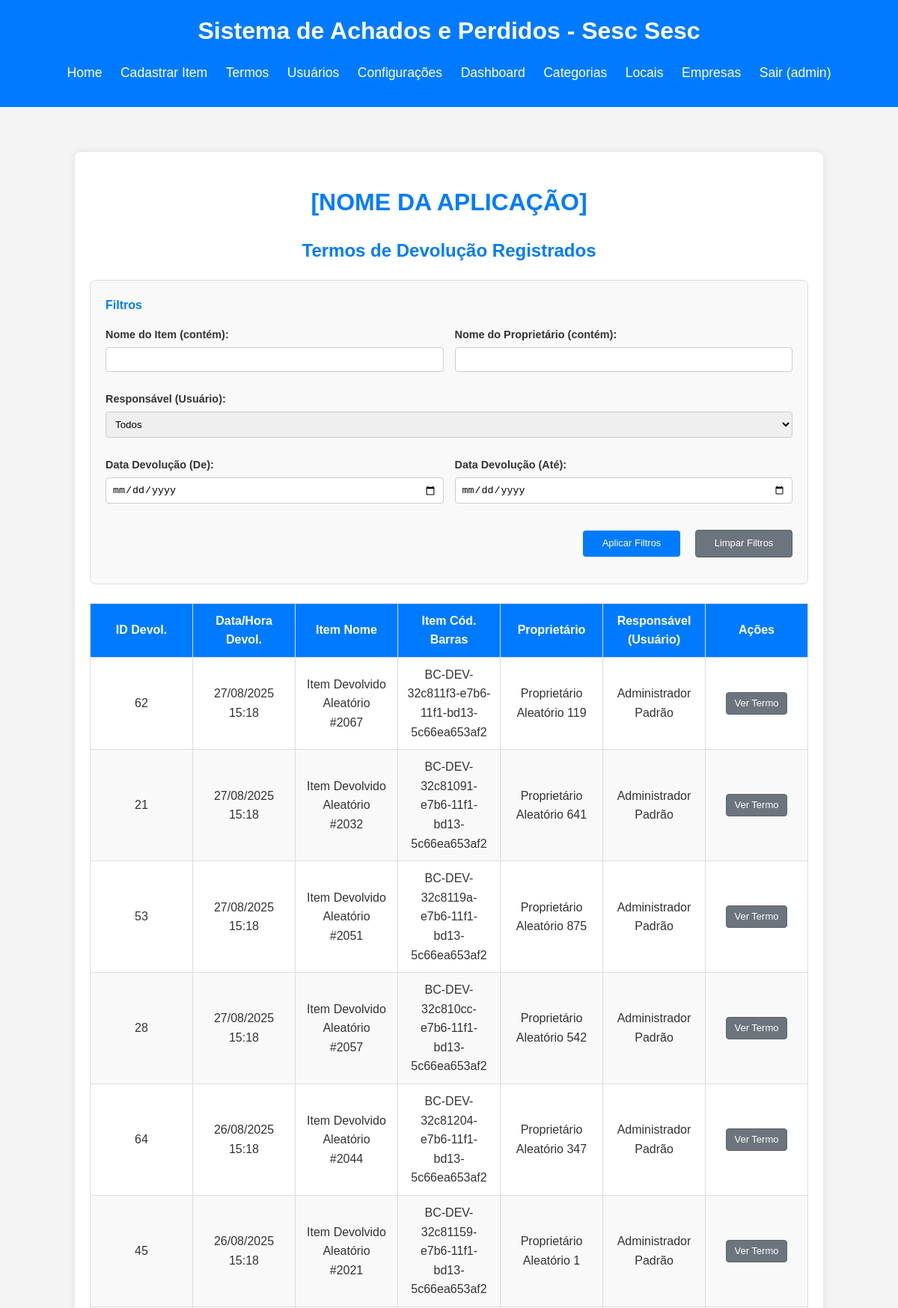
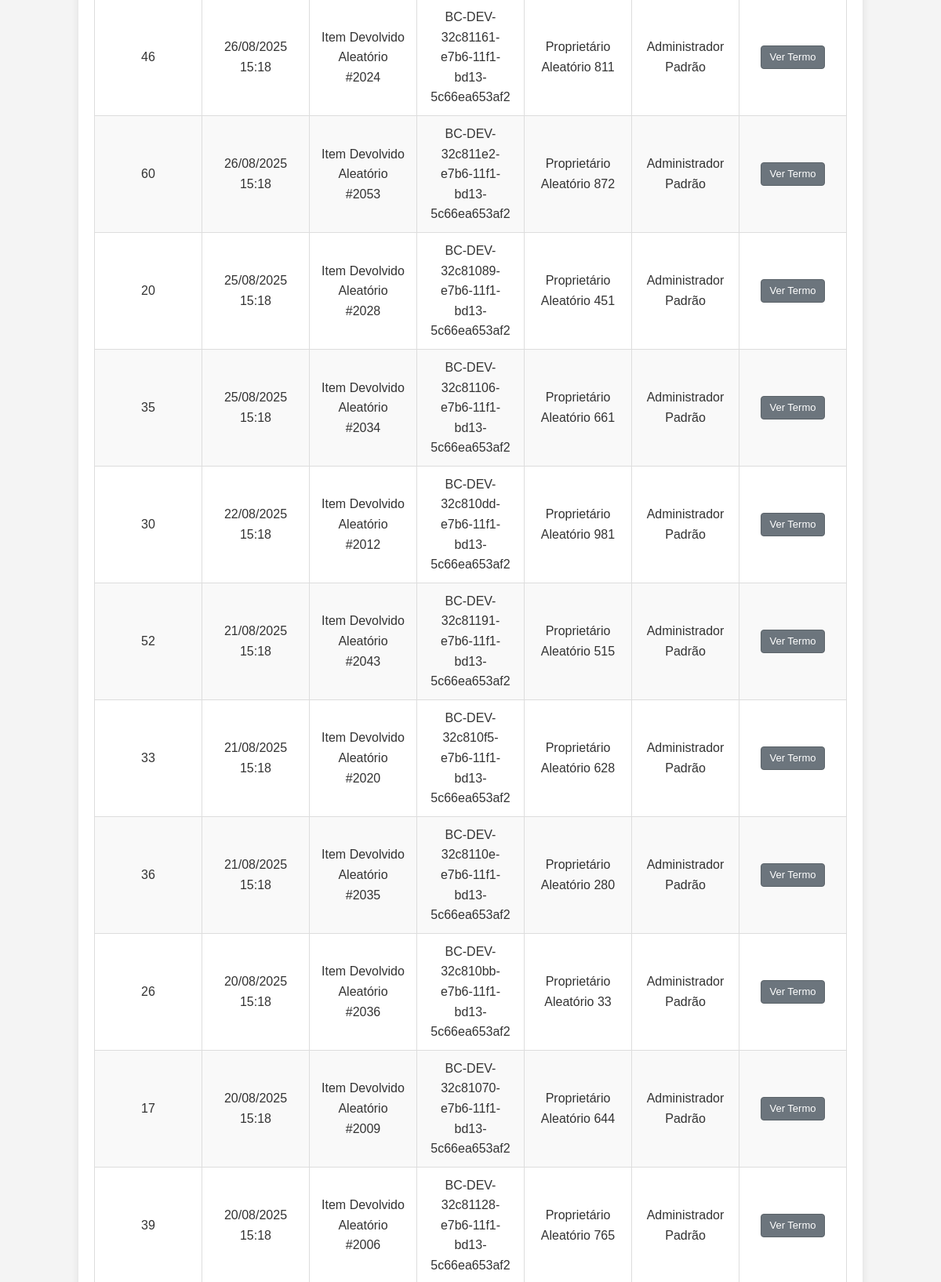
Page /manage_devolutions.php (signed in, upper part) on the committed database (2 pictures, top to bottom).
### tables this page shows
CREATE TABLE `settings` (
    `config_id` INT PRIMARY KEY DEFAULT 1,
    `unidade_nome` VARCHAR(255),
    `cnpj` VARCHAR(20),
    `endereco_rua` VARCHAR(255),
    `endereco_numero` VARCHAR(50),
    `endereco_bairro` VARCHAR(100),
    `endereco_cidade` VARCHAR(100),
    `endereco_estado` VARCHAR(50),
    `endereco_cep` VARCHAR(10),
    `last_updated` TIMESTAMP DEFAULT CURRENT_TIMESTAMP ON UPDATE CURRENT_TIMESTAMP,
    CONSTRAINT check_single_row CHECK (config_id = 1)
);

CREATE TABLE `devolution_documents` (
    `id` INT AUTO_INCREMENT PRIMARY KEY,
    `item_id` INT NOT NULL UNIQUE,  
    `returned_by_user_id` INT NOT NULL,
    `devolution_timestamp` DATETIME NOT NULL,
    `owner_name` VARCHAR(255) NOT NULL,
    `owner_address` TEXT,
    `owner_phone` VARCHAR(50),
    `owner_credential_number` VARCHAR(100),
    `signature_image_path` VARCHAR(255) NOT NULL,
    `created_at` TIMESTAMP DEFAULT CURRENT_TIMESTAMP,
    FOREIGN KEY (`item_id`) REFERENCES `items`(`id`),
    FOREIGN KEY (`returned_by_user_id`) REFERENCES `users`(`id`)
);

CREATE TABLE `items` (
    `id` INT AUTO_INCREMENT PRIMARY KEY,
    `name` VARCHAR(255) NOT NULL,
    `category_id` INT NOT NULL,
    `location_id` INT NOT NULL,
    `found_date` DATE NOT NULL,
    `description` TEXT,
    `barcode` VARCHAR(255) UNIQUE,
    `user_id` INT,
    `status` ENUM('Pendente', 'Devolvido', 'Doado', 'Aguardando Aprovação', 'Perdido') NOT NULL DEFAULT 'Pendente',
    `registered_at` TIMESTAMP DEFAULT CURRENT_TIMESTAMP,
    FOREIGN KEY (`category_id`) REFERENCES `categories`(`id`),
    FOREIGN KEY (`location_id`) REFERENCES `locations`(`id`),
    FOREIGN KEY (`user_id`) REFERENCES `users`(`id`) ON DELETE SET NULL
);

CREATE TABLE `users` (
    `id` INT AUTO_INCREMENT PRIMARY KEY,
    `username` VARCHAR(255) NOT NULL UNIQUE,
    `password` VARCHAR(255) NOT NULL,
    `full_name` VARCHAR(255),
    `role` ENUM('common', 'admin', 'superAdmin', 'admin-aprovador') NOT NULL DEFAULT 'common'
);

### src/auth.php (called while the page is built, shortened)
<?php
function is_logged_in() {
    return isset($_SESSION['user_id']);
}
function is_admin() {
    return isset($_SESSION['user_role']) &&
           ($_SESSION['user_role'] === 'admin' ||
            $_SESSION['user_role'] === 'admin-aprovador' ||
            $_SESSION['user_role'] === 'superAdmin');
}
function is_super_admin() {
    return isset($_SESSION['user_role']) && $_SESSION['user_role'] === 'superAdmin';
}
?>

### src/manage_devolutions.php (the view, shortened to what this page needs)
<?php
require_once 'auth.php';
require_once 'db_connect.php';
$is_detail_view_mode = false;
$devolution_documents = [];
if (isset($_GET['view_id'])) {
    $is_detail_view_mode = true;
    $view_id = filter_var($_GET['view_id'], FILTER_VALIDATE_INT);
    if ($view_id) {
        $sql_detail = "SELECT
                                dd.*,
                                i.name as item_name,
                                i.barcode as item_barcode,
                                i.description as item_description,
                                i.found_date as item_found_date,
                                cat.name as item_category_name,
                                loc.name as item_location_name,
                                reg_user.username as item_registered_by_username,
                                reg_user.full_name as item_registered_by_full_name, /* User who registered the item */
                                resp_user.username as responsible_user_name,
                                resp_user.full_name as responsible_user_full_name /* User who processed devolution */
                              FROM devolution_documents dd
                              JOIN items i ON dd.item_id = i.id
                              JOIN users resp_user ON dd.returned_by_user_id = resp_user.id
                              LEFT JOIN categories cat ON i.category_id = cat.id
                              LEFT JOIN locations loc ON i.location_id = loc.id
                              LEFT JOIN users reg_user ON i.user_id = reg_user.id /* If you want to show who originally registered item */
                              WHERE dd.id = ?";
        $stmt_detail = $conn->prepare($sql_detail);
        if ($stmt_detail) {
            $stmt_detail->bind_param("i", $view_id);
            $stmt_detail->execute();
            $result_detail = $stmt_detail->get_result();
            if ($result_detail && $result_detail->num_rows > 0) {
                $detailed_document = $result_detail->fetch_assoc();
            } else {
                $detailed_view_error = "Termo de devolução não encontrado (ID: " . htmlspecialchars($view_id) . ").";
            }
            $stmt_detail->close();
        } else {
            error_log("Manage Devolutions (Detail View): Prepare failed: " . $conn->error);
            $detailed_view_error = "Erro ao preparar a busca pelo termo de devolução.";
        }
    } else {
        $detailed_view_error = "ID do termo de devolução inválido.";
    }
} else {
    $sql_base = "SELECT
                                dd.id as devolution_id,
                                dd.devolution_timestamp,
                                dd.owner_name,
                                dd.signature_image_path,
                                i.name as item_name,
                                i.barcode as item_barcode,
                                u.username as responsible_user_name,
                                u.full_name as responsible_user_full_name
                               FROM devolution_documents dd
                               JOIN items i ON dd.item_id = i.id
                               JOIN users u ON dd.returned_by_user_id = u.id";
    $sql_query_final = $sql_base;
    $sql_query_final .= " ORDER BY dd.devolution_timestamp DESC";
    $stmt_list = $conn->prepare($sql_query_final);
    if ($stmt_list) {
        $stmt_list->execute();
        $result_list = $stmt_list->get_result();
        if ($result_list) {
            while ($row = $result_list->fetch_assoc()) {
                $devolution_documents[] = $row;
            }
        } else {
            error_log("Manage Devolutions (List View): Execute failed: " . $stmt_list->error);
            $_SESSION['page_error_message'] = "Erro ao executar a busca por termos de devolução.";
        }
    } else {
        error_log("Manage Devolutions (List View): Prepare failed: " . $conn->error);
        $_SESSION['page_error_message'] = "Erro ao preparar a busca por termos de devolução.";
    }
}
require_once 'templates/header.php';
?>
<div class="container admin-container">
    <?php if (!$is_detail_view_mode): ?>
        <h1 style="text-align: center; margin-bottom: 20px; color: #007bff;">[NOME DA APLICAÇÃO]</h1>
        <h2>Termos de Devolução Registrados</h2>
        <form method="GET" action="manage_devolutions.php" class="form-filters">
            <h4>Filtros</h4>
            <div class="filter-row">
                <div>
                    <label for="filter_item_name">Nome do Item (contém):</label>
                    <input type="text" id="filter_item_name" name="filter_item_name" value="<?php echo htmlspecialchars($_GET['filter_item_name'] ?? ''); ?>">
                </div>
                <div>
                    <label for="filter_owner_name">Nome do Proprietário (contém):</label>
                    <input type="text" id="filter_owner_name" name="filter_owner_name" value="<?php echo htmlspecialchars($_GET['filter_owner_name'] ?? ''); ?>">
                </div>
            </div>
            <div class="filter-row">
                <div>
                    <label for="filter_user_id">Responsável (Usuário):</label>
                    <select id="filter_user_id" name="filter_user_id">
                        <option value="">Todos</option>
                    </select>
                </div>
            </div>
            <div class="filter-row">
                <div>
                    <label for="filter_date_start">Data Devolução (De):</label>
                    <input type="date" id="filter_date_start" name="filter_date_start" value="<?php echo htmlspecialchars($_GET['filter_date_start'] ?? ''); ?>">
                </div>
                <div>
                    <label for="filter_date_end">Data Devolução (Até):</label>
                    <input type="date" id="filter_date_end" name="filter_date_end" value="<?php echo htmlspecialchars($_GET['filter_date_end'] ?? ''); ?>">
                </div>
            </div>
            <div class="filter-buttons">
                <button type="submit" class="button-filter">Aplicar Filtros</button>
                <a href="manage_devolutions.php" class="button-filter-clear" style="margin-left:10px;">Limpar Filtros</a>
            </div>
        </form>
        <?php if (!empty($devolution_documents)): ?>
        <table class="admin-table">
            <thead>
                <tr>
                    <th>ID Devol.</th>
                    <th>Data/Hora Devol.</th>
                    <th>Item Nome</th>
                    <th>Item Cód. Barras</th>
                    <th>Proprietário</th>
                    <th>Responsável (Usuário)</th>
                    <th>Ações</th>
                </tr>
            </thead>
            <tbody>
                <?php foreach ($devolution_documents as $doc): ?>
                <tr>
                    <td><?php echo htmlspecialchars($doc['devolution_id']); ?></td>
                    <td><?php echo htmlspecialchars(date("d/m/Y H:i", strtotime($doc['devolution_timestamp']))); ?></td>
                    <td><?php echo htmlspecialchars($doc['item_name']); ?></td>
                    <td><?php echo htmlspecialchars($doc['item_barcode'] ?? 'N/A'); ?></td>
                    <td><?php echo htmlspecialchars($doc['owner_name']); ?></td>
                    <td>
                        <?php
                            $responsible_display_name_list = !empty(trim($doc['responsible_user_full_name'] ?? ''))
                                                                ? $doc['responsible_user_full_name']
                                                                : $doc['responsible_user_name'];
                            echo htmlspecialchars($responsible_display_name_list ?? 'N/A');
                        ?>
                    </td>
                    <td>
                        <a href="manage_devolutions.php?view_id=<?php echo htmlspecialchars($doc['devolution_id']); ?>" class="button-secondary">Ver Termo</a>
                    </td>
                </tr>
                <?php endforeach; ?>
            </tbody>
        </table>
        <?php elseif (empty($_SESSION['page_error_message'])):  ?>
        <p class="info-message">Nenhum termo de devolução encontrado.</p>
        <?php endif; ?>
    <?php endif; ?>
</div>
<?php
require_once 'templates/footer.php';
?>

### src/templates/header.php (shortened to what this page needs)
<?php
$db_specific_unidade_nome = '';
if (isset($conn) && $conn instanceof mysqli) {
    $stmt_settings = $conn->prepare("SELECT unidade_nome FROM settings WHERE config_id = 1");
    if ($stmt_settings) {
        $stmt_settings->execute();
        $result_settings = $stmt_settings->get_result();
        if ($result_settings->num_rows > 0) {
            $row_settings = $result_settings->fetch_assoc();
            if (!empty(trim($row_settings['unidade_nome'] ?? ''))) {
                $db_specific_unidade_nome = htmlspecialchars(trim($row_settings['unidade_nome'] ?? ''));
            }
        }
    } else {
        error_log("Failed to prepare statement for settings in header: " . $conn->error);
    }
} else {
    error_log("Database connection not available in header.php or not a mysqli object.");
}
$base_site_title = "Sistema de Achados e Perdidos";
$display_h1_title = $base_site_title;
if (!empty($db_specific_unidade_nome)) {
    $suffix = " - Sesc " . $db_specific_unidade_nome;
    $display_h1_title .= $suffix;
}
$is_index_page = basename($_SERVER['PHP_SELF']) == 'index.php';
$h1_with_trigger = str_replace('Achados', '<span id="easter-egg-trigger">Achados</span>', $display_h1_title);
?>
<!DOCTYPE html>
<html lang="pt-br">
<head>
    <link rel="stylesheet" href="/style.css">
    <link href="https://cdn.jsdelivr.net/npm/select2@4.1.0-rc.0/dist/css/select2.min.css" rel="stylesheet" />
    <link rel="stylesheet" href="https://cdnjs.cloudflare.com/ajax/libs/font-awesome/6.5.2/css/all.min.css">
</head>
<body>
    <header>
        <h1><?php echo $h1_with_trigger; ?></h1>
        <nav>
            <ul>
                <?php if (!$is_index_page): ?>
                    <li><a href="/home.php">Home</a></li>
                    <li><a href="/register_item_page.php">Cadastrar Item</a></li>
                    <li><a href="/manage_terms.php">Termos</a></li>
                <?php endif; ?>
                <?php if (is_super_admin()): ?>
                    <li><a href="/admin/manage_users.php">Usuários</a></li>
                    <li><a href="/admin/settings_page.php">Configurações</a></li>
                <?php endif; ?>
                <?php if (is_admin()): ?>
                    <li><a href="/admin/dashboard.php">Dashboard</a></li>
                    <li><a href="/admin/manage_categories.php">Categorias</a></li>
                    <li><a href="/admin/manage_locations.php">Locais</a></li>
                    <li><a href="/admin/manage_companies_page.php">Empresas</a></li>
                <?php endif; ?>
                <?php if (is_logged_in()): ?>
                    <li><a href="/logout_handler.php">Sair (<?php echo htmlspecialchars($_SESSION['username'] ?? 'Usuário'); ?>)</a></li>
                <?php else: ?>
                    <?php if (!$is_index_page): ?>
                        <li><a href="/index.php">Login</a></li>
                    <?php endif; ?>
                <?php endif; ?>
            </ul>
        </nav>
    </header>
    <main>

### rows in the picture
settings: unidade_nome "Sistema de Achados e Perdidos - Sesc Sesc"
devolution_documents: id "62", devolution_timestamp "27/08/2025 15:18", item.name "Item Devolvido Aleatório #2067", item.barcode "BC-DEV-32c811f3-e7b6-11f1-bd13-5c66ea653af2", owner_name "Proprietário Aleatório 119", returned_by_user.full_name "Administrador Padrão"
devolution_documents: id "21", devolution_timestamp "27/08/2025 15:18", item.name "Item Devolvido Aleatório #2032", item.barcode "BC-DEV-32c81091-e7b6-11f1-bd13-5c66ea653af2", owner_name "Proprietário Aleatório 641", returned_by_user.full_name "Administrador Padrão"
devolution_documents: id "53", devolution_timestamp "27/08/2025 15:18", item.name "Item Devolvido Aleatório #2051", item.barcode "BC-DEV-32c8119a-e7b6-11f1-bd13-5c66ea653af2", owner_name "Proprietário Aleatório 875", returned_by_user.full_name "Administrador Padrão"
devolution_documents: id "28", devolution_timestamp "27/08/2025 15:18", item.name "Item Devolvido Aleatório #2057", item.barcode "BC-DEV-32c810cc-e7b6-11f1-bd13-5c66ea653af2", owner_name "Proprietário Aleatório 542", returned_by_user.full_name "Administrador Padrão"
devolution_documents: id "64", devolution_timestamp "26/08/2025 15:18", item.name "Item Devolvido Aleatório #2044", item.barcode "BC-DEV-32c81204-e7b6-11f1-bd13-5c66ea653af2", owner_name "Proprietário Aleatório 347", returned_by_user.full_name "Administrador Padrão"
devolution_documents: id "45", devolution_timestamp "26/08/2025 15:18", item.name "Item Devolvido Aleatório #2021", item.barcode "BC-DEV-32c81159-e7b6-11f1-bd13-5c66ea653af2", owner_name "Proprietário Aleatório 1", returned_by_user.full_name "Administrador Padrão"
devolution_documents: id "46", devolution_timestamp "26/08/2025 15:18", item.name "Item Devolvido Aleatório #2024", item.barcode "BC-DEV-32c81161-e7b6-11f1-bd13-5c66ea653af2", owner_name "Proprietário Aleatório 811", returned_by_user.full_name "Administrador Padrão"
devolution_documents: id "60", devolution_timestamp "26/08/2025 15:18", item.name "Item Devolvido Aleatório #2053", item.barcode "BC-DEV-32c811e2-e7b6-11f1-bd13-5c66ea653af2", owner_name "Proprietário Aleatório 872", returned_by_user.full_name "Administrador Padrão"
devolution_documents: id "20", devolution_timestamp "25/08/2025 15:18", item.name "Item Devolvido Aleatório #2028", item.barcode "BC-DEV-32c81089-e7b6-11f1-bd13-5c66ea653af2", owner_name "Proprietário Aleatório 451", returned_by_user.full_name "Administrador Padrão"
devolution_documents: id "35", devolution_timestamp "25/08/2025 15:18", item.name "Item Devolvido Aleatório #2034", item.barcode "BC-DEV-32c81106-e7b6-11f1-bd13-5c66ea653af2", owner_name "Proprietário Aleatório 661", returned_by_user.full_name "Administrador Padrão"
devolution_documents: id "30", devolution_timestamp "22/08/2025 15:18", item.name "Item Devolvido Aleatório #2012", item.barcode "BC-DEV-32c810dd-e7b6-11f1-bd13-5c66ea653af2", owner_name "Proprietário Aleatório 981", returned_by_user.full_name "Administrador Padrão"
devolution_documents: id "52", devolution_timestamp "21/08/2025 15:18", item.name "Item Devolvido Aleatório #2043", item.barcode "BC-DEV-32c81191-e7b6-11f1-bd13-5c66ea653af2", owner_name "Proprietário Aleatório 515", returned_by_user.full_name "Administrador Padrão"
devolution_documents: id "33", devolution_timestamp "21/08/2025 15:18", item.name "Item Devolvido Aleatório #2020", item.barcode "BC-DEV-32c810f5-e7b6-11f1-bd13-5c66ea653af2", owner_name "Proprietário Aleatório 628", returned_by_user.full_name "Administrador Padrão"
devolution_documents: id "36", devolution_timestamp "21/08/2025 15:18", item.name "Item Devolvido Aleatório #2035", item.barcode "BC-DEV-32c8110e-e7b6-11f1-bd13-5c66ea653af2", owner_name "Proprietário Aleatório 280", returned_by_user.full_name "Administrador Padrão"
devolution_documents: id "26", devolution_timestamp "20/08/2025 15:18", item.name "Item Devolvido Aleatório #2036", item.barcode "BC-DEV-32c810bb-e7b6-11f1-bd13-5c66ea653af2", owner_name "Proprietário Aleatório 33", returned_by_user.full_name "Administrador Padrão"
devolution_documents: id "17", devolution_timestamp "20/08/2025 15:18", item.name "Item Devolvido Aleatório #2009", item.barcode "BC-DEV-32c81070-e7b6-11f1-bd13-5c66ea653af2", owner_name "Proprietário Aleatório 644", returned_by_user.full_name "Administrador Padrão"
devolution_documents: id "39", devolution_timestamp "20/08/2025 15:18", item.name "Item Devolvido Aleatório #2006", item.barcode "BC-DEV-32c81128-e7b6-11f1-bd13-5c66ea653af2", owner_name "Proprietário Aleatório 765", returned_by_user.full_name "Administrador Padrão"

### other values in the picture
$_SESSION['username'] "admin"
